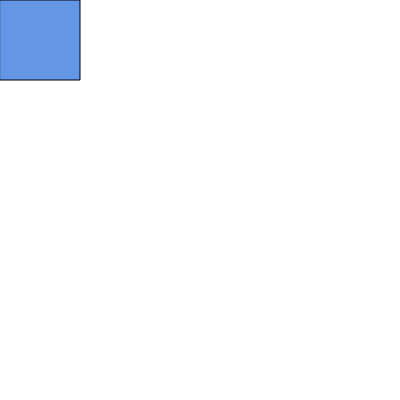
Frame 1 (no input)
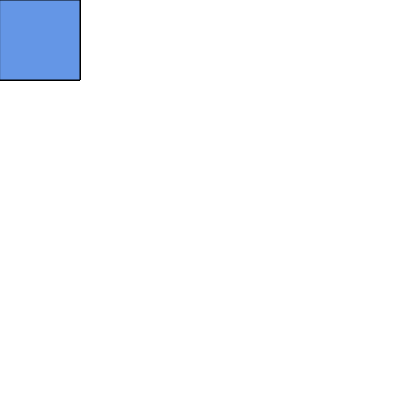
Frame 60 (no input)
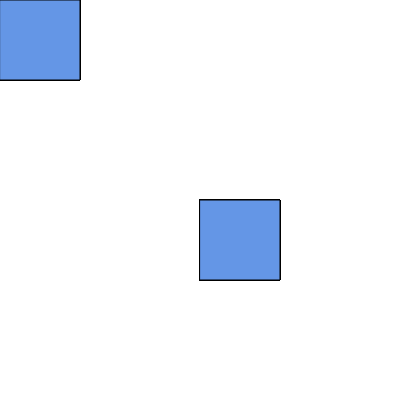
Frame 120 (the mouse pressed at the canvas centre since frame 60)

The p5.js sketch that drew these frames (run headless with seeded random() and noise() and a simulated clock; from frame 60 on, the mouse is pressed at the canvas centre):

// p5.js sketch
// ── sketch.js
function setup() {
  createCanvas(400, 400);
}

function draw() {
  fill(100, 150, 230);
  rect(mouseX, mouseY, 80, 80);
}
